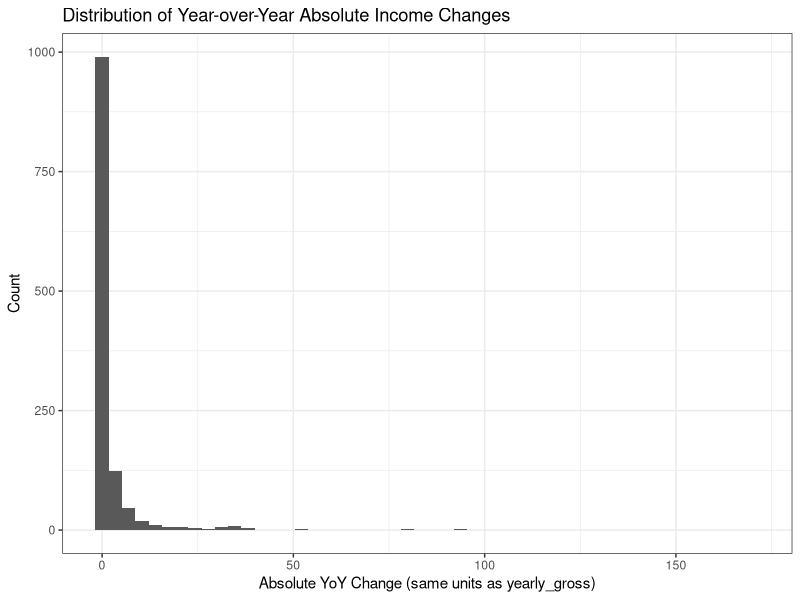

This figure's R source:
library(tidyverse)

df <- read_csv("yearly_gross_with_cluster.csv")

# Ensure types
df <- df %>%
  mutate(
    cik = factor(cik),
    pred_cluster = factor(pred_cluster),
    year = as.numeric(year)
  )

df_yoy <- df %>%
  arrange(cik, year) %>%
  group_by(cik) %>%
  mutate(
    yoy_change      = yearly_gross - lag(yearly_gross),           # raw difference
    yoy_abs_change  = abs(yoy_change),                            # absolute difference
    yoy_pct_change  = (yoy_change / lag(yearly_gross)) * 100      # percent change
  ) %>%
  ungroup()

overall_income_stats <- df %>%
  summarise(
    n_obs   = n(),
    min     = min(yearly_gross, na.rm = TRUE),
    q1      = quantile(yearly_gross, 0.25, na.rm = TRUE),
    median  = median(yearly_gross, na.rm = TRUE),
    mean    = mean(yearly_gross, na.rm = TRUE),
    q3      = quantile(yearly_gross, 0.75, na.rm = TRUE),
    max     = max(yearly_gross, na.rm = TRUE),
    sd      = sd(yearly_gross, na.rm = TRUE)
  )

cat("\n================ Overall Yearly Gross Stats ================\n")
print(overall_income_stats)

yoy_stats <- df_yoy %>%
  summarise(
    n_yoy              = sum(!is.na(yoy_change)),
    mean_abs_change    = mean(yoy_abs_change, na.rm = TRUE),
    median_abs_change  = median(yoy_abs_change, na.rm = TRUE),
    p90_abs_change     = quantile(yoy_abs_change, 0.90, na.rm = TRUE),
    max_abs_change     = max(yoy_abs_change, na.rm = TRUE),

    mean_pct_change    = mean(yoy_pct_change, na.rm = TRUE),
    median_pct_change  = median(yoy_pct_change, na.rm = TRUE),
    p90_pct_change     = quantile(yoy_pct_change, 0.90, na.rm = TRUE),
    max_pct_change     = max(yoy_pct_change, na.rm = TRUE)
  )

cat("\n================ YoY Change Stats (Absolute & Percent) ================\n")
print(yoy_stats)

firm_volatility <- df %>%
  group_by(cik) %>%
  summarise(
    n_years          = n(),
    mean_income      = mean(yearly_gross, na.rm = TRUE),
    sd_income        = sd(yearly_gross, na.rm = TRUE),
    min_income       = min(yearly_gross, na.rm = TRUE),
    max_income       = max(yearly_gross, na.rm = TRUE)
  ) %>%
  ungroup()

cat("\n================ Per-Firm Income Volatility (SD over Years) ================\n")
print(head(firm_volatility, 10))  # show first 10 firms as a preview

write_csv(overall_income_stats, "overall_income_stats.csv")
write_csv(yoy_stats,           "yoy_stats_overall.csv")
write_csv(firm_volatility,     "firm_volatility_by_cik.csv")

cat("\nSaved:\n",
    "- overall_income_stats.csv\n",
    "- yoy_stats_overall.csv\n",
    "- firm_volatility_by_cik.csv\n")
    
p_yoy_abs <- ggplot(df_yoy, aes(x = yoy_abs_change)) +
  geom_histogram(bins = 50) +
  scale_x_continuous(labels = scales::comma) +
  theme_bw() +
  labs(
    title = "Distribution of Year-over-Year Absolute Income Changes",
    x     = "Absolute YoY Change (same units as yearly_gross)",
    y     = "Count"
  )

ggsave("yoy_abs_change_histogram.png", p_yoy_abs, width = 8, height = 5, dpi = 300)

cat("\nSaved histogram: yoy_abs_change_histogram.png\n")